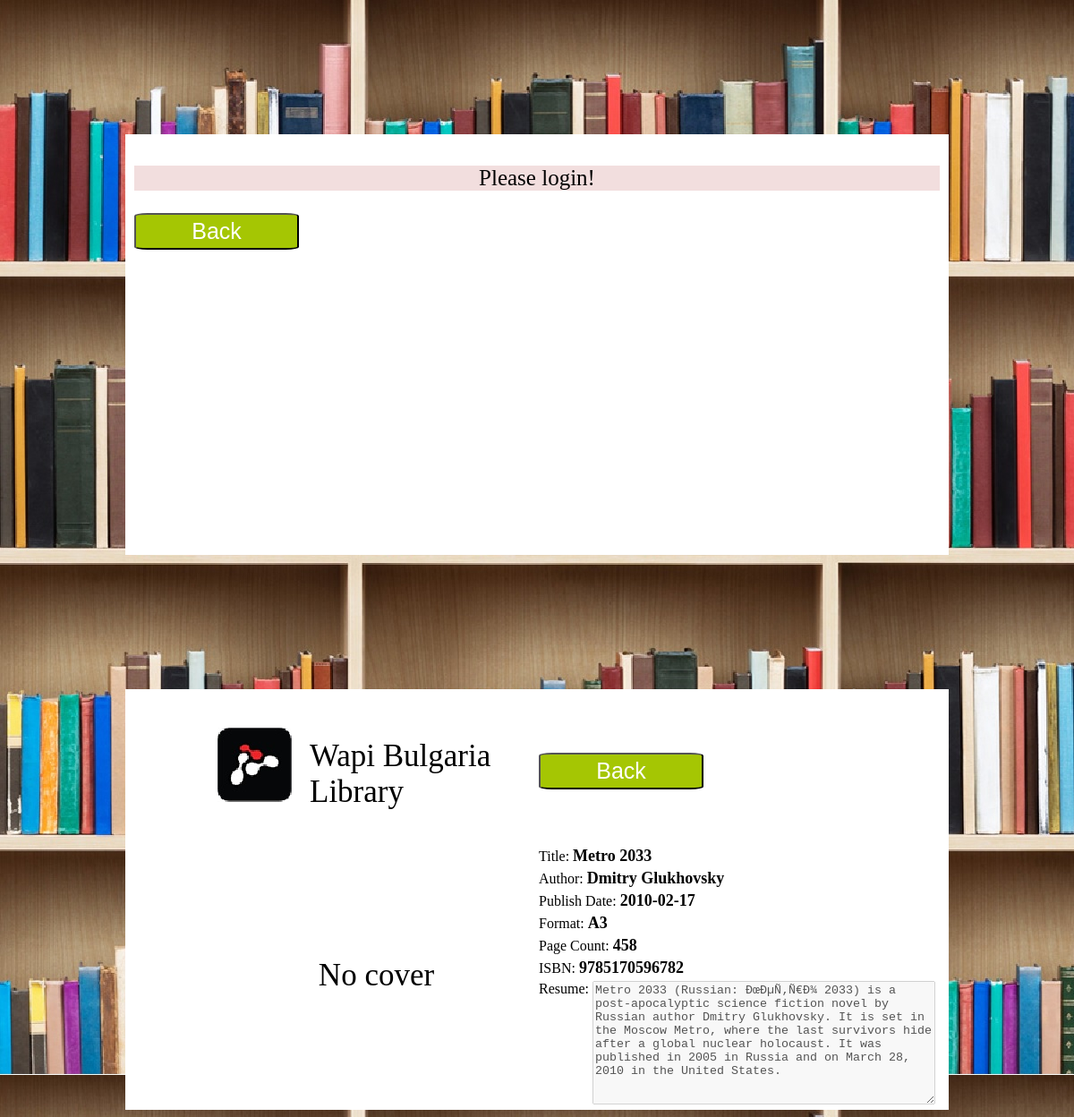
/phpjun_test/view_book.php?bookId=15, run on the app's committed database.
### tables this page shows
CREATE TABLE `books` (
  `id` int(11) NOT NULL,
  `title` text NOT NULL,
  `author` text NOT NULL,
  `publish_date` date DEFAULT NULL,
  `format` text NOT NULL,
  `page_count` int(11) DEFAULT NULL,
  `isbn` text,
  `resume` text NOT NULL,
  `creation_date` timestamp NOT NULL DEFAULT CURRENT_TIMESTAMP,
  `file_name` text
);

### phpjun_test/includes/db_functions.php (called while the page is built)
<?php
	function get_result($sql) {
		global $conn;
		$result = mysqli_query($conn, $sql);
		$resultArray = array();
		if (mysqli_num_rows($result) > 0) {
			while($row = mysqli_fetch_assoc($result)) {
		     	array_push($resultArray, $row);
			}
			return $resultArray;
		}
	}

### phpjun_test/view_book.php (the view, shortened to what this page needs)
<?php session_start();
if (!isset($_SESSION['username'])) {
	?>
	 	<div class="content">
			<div class="not_valid">
				<p>Please login!</p>
			</div>
			<button class="btn" id="go_back">Back</button>
		</div>
		<?php
}
	include "includes/db_connect.php";
	include "includes/db_functions.php";
	$bookId = (int)$_GET['bookId'];
	$sql = "SELECT * FROM books WHERE id = {$bookId}  limit 1";
	$book = get_result($sql);
	$book = end($book);
		$cover = "<p>No cover</p>";
	?>
<?php include_once('includes/html_header.php');?>
	<div class="content">
	<div class="header">
		<table>
			<tr>
				<td><div class="logo"><img src="css/pics/logo.jpg"></div><div class="logo_text"><p>Wapi Bulgaria Library</p></div></td>
				<td>
					<button class="btn" id="go_back">Back</button>
				</td>
			</tr>
		</table>
	</div>
		<table class="tbl">
			<tr>
				<td rowspan="7"><div class="cover"><?php echo $cover; ?></div></td>
				<td>Title: <strong><?php echo $book['title']; ?></strong></td>
			</tr>
			<tr>
				<td>Author: <strong><?php echo $book['author']; ?></strong></td>
			</tr>
			<tr>
				<td>Publish Date: <strong><?php echo $book['publish_date']; ?></strong></td>
			</tr>
			<tr>
				<td>Format: <strong><?php echo $book['format']; ?></strong></td>
			</tr>
			<tr>
				<td>Page Count: <strong><?php echo $book['page_count']; ?></strong></td>
			</tr>
			<tr>
				<td>ISBN: <strong><?php echo $book['isbn']; ?></strong></td>
			</tr>
			<tr>
				<td><label for="resume">Resume: </label>
				<textarea name="resume" id="resume" disabled="disabled" cols="50" rows="20"><?php echo $book['resume']; ?></textarea></td>
			</tr>
		</table>
	</div>

### phpjun_test/css/style.css (style rules this page uses)
.btn { width: 184px; height: 41px; font-size: 25px; border-radius: 8%; background-color: rgb(165, 198, 3); color: #fff; }
.tbl { width: 100%; }
.tbl td { width: 50%; }
.not_valid { background-color: #f2dede; }
.not_valid p, .complete p { text-align: center; font-size: 25px; }
.logform, .content { margin-top: 150px; margin-left: auto; margin-right: auto; width: 900px; height: 450px; padding: 10px; background-color: #fff; }
.header table { width: 100%; }
.header td { width: 50%; }
.logo_text { display: inline-block; width: 250px; padding-left: 20px; font-size: 35px; }
.logo { display: inline-block; margin-left: 90px; margin-top: 30px; }
#resume { height: 138px; width: 383px; vertical-align: top; }
.cover p { margin-left: 90; text-align: center; font-size: 35; }
.tbl strong { font-size: 18; }

### data on the page
books: title "Metro 2033", author "Dmitry Glukhovsky", publish_date "2010-02-17", format "A3", page_count "458", isbn "9785170596782", resume "Metro 2033 (Russian: ÐœÐµÑ‚Ñ€Ð¾ 2033) is a post-apocalyptic science fiction novel by Russian author Dmitry Glukhovsky. It is set in the Moscow Metro, where the last survivors hide after a global nuclear holocaust. It was published in 2005 in Russia and on March 28, 2010 in the United States."
